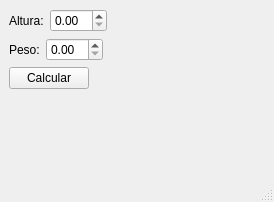
<?xml version="1.0" encoding="UTF-8"?>
<ui version="4.0">
 <class>Principal</class>
 <widget class="QMainWindow" name="Principal">
  <property name="geometry">
   <rect>
    <x>0</x>
    <y>0</y>
    <width>274</width>
    <height>202</height>
   </rect>
  </property>
  <property name="windowTitle">
   <string>Principal</string>
  </property>
  <widget class="QWidget" name="centralwidget">
   <layout class="QFormLayout" name="formLayout">
    <item row="0" column="0">
     <layout class="QHBoxLayout" name="horizontalLayout_2">
      <item>
       <widget class="QLabel" name="label">
        <property name="text">
         <string>Altura:</string>
        </property>
       </widget>
      </item>
      <item>
       <widget class="QDoubleSpinBox" name="inAltura"/>
      </item>
     </layout>
    </item>
    <item row="2" column="0">
     <widget class="QPushButton" name="pushButton">
      <property name="text">
       <string>Calcular</string>
      </property>
     </widget>
    </item>
    <item row="2" column="1">
     <spacer name="horizontalSpacer">
      <property name="orientation">
       <enum>Qt::Horizontal</enum>
      </property>
      <property name="sizeHint" stdset="0">
       <size>
        <width>40</width>
        <height>20</height>
       </size>
      </property>
     </spacer>
    </item>
    <item row="1" column="0">
     <layout class="QHBoxLayout" name="horizontalLayout">
      <item>
       <widget class="QLabel" name="label_2">
        <property name="text">
         <string>Peso:</string>
        </property>
       </widget>
      </item>
      <item>
       <widget class="QDoubleSpinBox" name="inPeso"/>
      </item>
     </layout>
    </item>
   </layout>
  </widget>
  <widget class="QMenuBar" name="menubar">
   <property name="geometry">
    <rect>
     <x>0</x>
     <y>0</y>
     <width>274</width>
     <height>21</height>
    </rect>
   </property>
  </widget>
  <widget class="QStatusBar" name="statusbar"/>
 </widget>
 <resources/>
 <connections/>
</ui>
